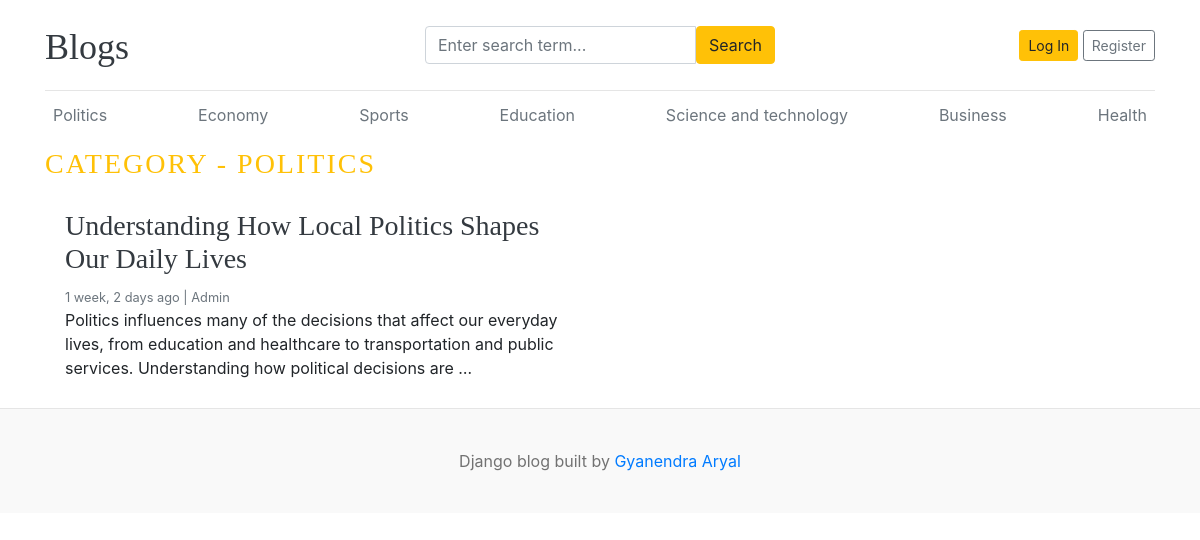
Page /category/1/ on the committed database.
### blogs/models.py (models this page shows)
class Category(models.Model):
    id = models.BigAutoField(primary_key=True)
    category_name = models.CharField(max_length=100, unique=True)
    created_at = models.DateTimeField(auto_now_add=True)
    updated_at = models.DateTimeField(auto_now=True)
    class Meta:
        verbose_name_plural = "categories"
    def __str__(self):
        return self.category_name

class Blog(models.Model):
    STATUS_CHOICES = [
        ("Draft", "DRAFT"),
        ("Published", "PUBLISHED"),
    ]
    id = models.BigAutoField(primary_key=True)
    title = models.CharField(max_length=100)
    slug = models.SlugField(max_length=150, unique=True, blank=True)
    category = models.ForeignKey(Category, on_delete=models.CASCADE)
    author = models.ForeignKey(User, on_delete=models.CASCADE)
    featured_image = models.ImageField(upload_to="uploads/%Y/%m/%d")
    short_description = models.TextField()
    blog_body = models.TextField()
    status = models.CharField(choices=STATUS_CHOICES, default="Draft", max_length=20)
    is_featured = models.BooleanField(default=False)
    created_at = models.DateTimeField(auto_now_add=True)
    updated_at = models.DateTimeField(auto_now=True)
    def __str__(self):
        return self.title

### blogs/views.py (the view)
# urls.py: path("<int:id>/", views.posts_by_category, name="posts_by_category"),
def posts_by_category(request, id):
    posts = Blog.objects.filter(status="Published", category=id)
    print(id,posts)
    category = get_object_or_404(Category, id=id)
    context = {"posts": posts, "category": category}
    return render(request, "post_by_category.html", context)

### blogs/context_processors.py (called while the page is built)
def get_categories(request):
    categories = Category.objects.all()
    return dict(categories=categories)

def get_social_links(request):
    social_links = SocialLink.objects.all()
    return dict(social_links=social_links)

### templates/post_by_category.html
{% extends "base.html" %}
{% block content %}
<h3 class = "text-uppercase text-warning" style = "letter-spacing: 2px;">Category - {{category}} </h3>
  <div class="row mb-2">
    {% if posts %}
    {% for post in posts %}
    <div class="col-md-6">
      <div class="card border-0" >
        <div class="card-body">
          <h3><a href="{% url 'blogs' post.slug%}" class = "text-dark">{{post.title}} </a></h3>
          <small class="mb-1 text-muted">{{post.created_at | timesince}} ago | <span class = "text-capitalize">{{post.author}}</span> </small>
          <p class="card-text">{{post.short_description | truncatewords:25}} </p>
        </div>
      </div>
    </div>
    {% endfor %}
    {% else %}
    <p class = "text-center">No posts Found</p>
    {% endif %}
  </div>
</div>
{% endblock content %}

### templates/base.html (shortened to what this page needs)
{%load static%}
<!DOCTYPE html>
<html lang="en">
<head>
    <link href="https://getbootstrap.com/docs/4.0/dist/css/bootstrap.min.css" rel="stylesheet">
    <link href="{% static 'css/blog.css'%}" rel="stylesheet">
    <link rel="stylesheet" href="https://cdnjs.cloudflare.com/ajax/libs/font-awesome/4.7.0/css/font-awesome.min.css">
  </head>
<body>
    <div class="container">
      <header class="blog-header py-3">
        <div class="row flex-nowrap justify-content-between align-items-center">
          <div class="col-4 pt-1">
            <a class="blog-header-logo text-dark" href="/">Blogs</a>
          </div>
          <div class = "col-4">
            <form action="{% url "search" %}" method="GET">
                <div class="input-group">
                    <input class="form-control" name="keyword" value="{{ keyword }}" type="text" placeholder="Enter search term...">
                    <button type="submit" class="btn btn-warning " id="button-search">Search</button>
                </div>
            </form>
          </div>
          <div class="col-4 d-flex justify-content-end align-items-center">
            {% if not user.is_authenticated %}
            <a class="btn btn-sm btn-warning" href="{% url "login"%}">Log In</a> &nbsp;
            <a class="btn btn-sm btn-outline-secondary" href="{% url 'register'%}">Register</a>
            {% endif %}
          </div>
        </div>
      </header>
      <div class="nav-scroller py-1 mb-2">
        <nav class="nav d-flex justify-content-between">
            {% for cat in categories%}
          <a class="p-2 text-muted" href="{% url 'posts_by_category' cat.id %} ">{{cat}}</a>
          {% endfor %}
        </nav>
      </div>
{% block content %}
{% endblock content %}
<footer class="blog-footer">
    <p>Django blog built by <a href="#">Gyanendra Aryal</a></p>
</footer>
</body>
</html>

### blog_main/static/css/blog.css (style rules this page uses)
.blog-header { border-bottom: 1px solid #e5e5e5; }
.blog-header-logo { font-family: "Playfair Display", Georgia, "Times New Roman", serif; font-size: 2.25rem; }
h1, h2, h3, h4, h5, h6 { font-family: "Playfair Display", Georgia, "Times New Roman", serif; }
.blog-footer { padding: 2.5rem 0; color: #727272; text-align: center; background-color: #f9f9f9; border-top: .05rem solid #e5e5e5; }
.blog-footer p:last-child { margin-bottom: 0; }

### rows in the picture
Category: category_name "Politics", category_name "POLITICS"
Category: category_name "Economy"
Category: category_name "Sports"
Category: category_name "Education"
Category: category_name "Science and technology"
Category: category_name "Business"
Category: category_name "Health"
Blog: title "Understanding How Local Politics Shapes Our Daily Lives", created_at "1 week, 2 days", author "Admin", short_description "Politics influences many of the decisions that affect our everyday lives, from education and healthcare to transportation and public services. Understanding how political decisions are …"
